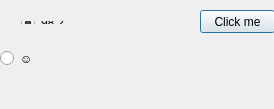
<?xml version="1.0" encoding="UTF-8"?>
<ui version="4.0">
 <class>Dialog</class>
 <widget class="QDialog" name="Dialog">
  <property name="geometry">
   <rect>
    <x>0</x>
    <y>0</y>
    <width>274</width>
    <height>109</height>
   </rect>
  </property>
  <property name="windowTitle">
   <string>Dialog</string>
  </property>
  <widget class="QRadioButton" name="radioButton2">
   <property name="geometry">
    <rect>
     <x>0</x>
     <y>50</y>
     <width>85</width>
     <height>17</height>
    </rect>
   </property>
   <property name="text">
    <string>☺</string>
   </property>
  </widget>
  <widget class="QPushButton" name="pushButton">
   <property name="geometry">
    <rect>
     <x>200</x>
     <y>10</y>
     <width>75</width>
     <height>23</height>
    </rect>
   </property>
   <property name="text">
    <string>Click me</string>
   </property>
  </widget>
  <widget class="QWidget" name="layoutWidget">
   <property name="geometry">
    <rect>
     <x>10</x>
     <y>10</y>
     <width>179</width>
     <height>25</height>
    </rect>
   </property>
   <layout class="QHBoxLayout" name="horizontalLayout">
    <item>
     <widget class="QRadioButton" name="radioButton1">
      <property name="text">
       <string>98.2</string>
      </property>
      <property name="checked">
       <bool>true</bool>
      </property>
     </widget>
    </item>
   </layout>
  </widget>
 </widget>
 <layoutdefault spacing="6" margin="11"/>
 <resources/>
 <connections/>
</ui>
